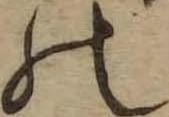
#> input picture samples/japanese/historical/sample/assets/U+306E_200006663_00002_2_X0728_Y0778.jpg, 169 x 117 px
$ python -i image_meta.py   (imports and definitions only)
#> lines starting #> are read from the running program, lines starting #| are printed output that depends on the picture
#> further down, picture is the input picture: PIL image 169x117 RGB; mean R, G, B 156.9, 139.1, 112
from __future__ import annotations

import hashlib
import io
import re
from dataclasses import dataclass
from pathlib import Path
from typing import BinaryIO
from xml.etree import ElementTree

from PIL import Image, ImageOps

RASTER_EXTENSIONS = {
    "JPEG": ".jpg",
    "PNG": ".png",
    "WEBP": ".webp",
    "BMP": ".bmp",
    "TIFF": ".tiff",
}


@dataclass(slots=True)
class AssetMetadata:
    asset_type: str
    width: int
    height: int
    bbox: list[float]
    checksum: str
    extension: str


def sha256_bytes(data: bytes) -> str:
    return hashlib.sha256(data).hexdigest()


# [48 lines left out: functions sha256_file, _svg_number, _inspect_svg, not called in this run]


def _content_bbox(image: Image.Image) -> list[float]:
    rgba = image.convert("RGBA")
    alpha = rgba.getchannel("A")
#> alpha: PIL image 169x117 L; every value is 255
    if alpha.getextrema()[0] < 255:
        box = alpha.getbbox()
    else:
        grayscale = rgba.convert("L")
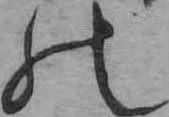
#> grayscale: PIL image 169x117 L; min 18, max 179, mean 141.3
        ink = grayscale.point(lambda pixel: 255 if pixel < 245 else 0)
        box = ink.getbbox()
#> box = (0, 0, 169, 117)

    if box is None:
        return [0.0, 0.0, float(image.width), float(image.height)]
    left, top, right, bottom = box
#> left = 0; top = 0; right = 169; bottom = 117
    return [float(left), float(top), float(right - left), float(bottom - top)]


# [31 lines left out: function inspect_asset_bytes, not called in this run]


def inspect_asset_file(path: Path) -> AssetMetadata:
    data = path.read_bytes()
    return inspect_asset_bytes(data, filename=path.name)


def inspect_asset_stream(stream: BinaryIO, filename: str | None = None) -> AssetMetadata:
    data = stream.read()
    return inspect_asset_bytes(data, filename=filename)

>>> from PIL import Image
>>> picture = Image.open('../../../../samples/japanese/historical/sample/assets/U+306E_200006663_00002_2_X0728_Y0778.jpg')
>>> result = _content_bbox(picture)
#> result = [0, 0, 169, 117]

$ run again, on samples/japanese/historical/sample/assets/U+56FD_200006663_00006_2_X0326_Y0668.jpg
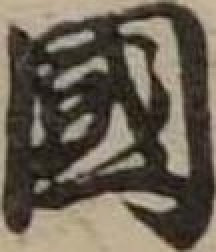
#> input picture samples/japanese/historical/sample/assets/U+56FD_200006663_00006_2_X0326_Y0668.jpg, 108 x 126 px (shown 2 times larger)
#> picture is the input picture: PIL image 108x126 RGB; mean R, G, B 105.2, 95.9, 82.4
#> alpha: PIL image 108x126 L; every value is 255
#> in _content_bbox, `grayscale = rgba.convert("L")`:
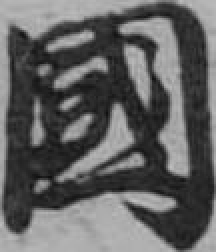
#> grayscale: PIL image 108x126 L (shown 2 times larger); min 13, max 192, mean 97.1
#> box = (0, 0, 108, 126)
#> left = 0; right = 108; bottom = 126
#> result = [0, 0, 108, 126]

$ run again, on samples/japanese/historical/sample/assets/U+66F8_200006663_00005_2_X0850_Y0410.jpg
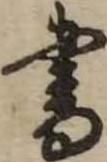
#> input picture samples/japanese/historical/sample/assets/U+66F8_200006663_00005_2_X0850_Y0410.jpg, 107 x 162 px
#> picture is the input picture: PIL image 107x162 RGB; mean R, G, B 144.5, 131.5, 110.9
#> alpha: PIL image 107x162 L; every value is 255
#> in _content_bbox, `grayscale = rgba.convert("L")`:
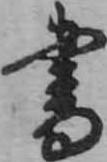
#> grayscale: PIL image 107x162 L; min 15, max 195, mean 133.1
#> box = (0, 0, 107, 162)
#> left = 0; right = 107; bottom = 162
#> result = [0, 0, 107, 162]

$ run again, on samples/japanese/historical/sample/assets/U+6C34_200006663_00002_2_X0881_Y0474.jpg
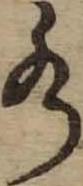
#> input picture samples/japanese/historical/sample/assets/U+6C34_200006663_00002_2_X0881_Y0474.jpg, 83 x 186 px
#> picture is the input picture: PIL image 83x186 RGB; mean R, G, B 145.2, 128.8, 104.5
#> alpha: PIL image 83x186 L; every value is 255
#> in _content_bbox, `grayscale = rgba.convert("L")`:
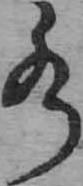
#> grayscale: PIL image 83x186 L; min 22, max 180, mean 131
#> box = (0, 0, 83, 186)
#> left = 0; right = 83; bottom = 186
#> result = [0, 0, 83, 186]
